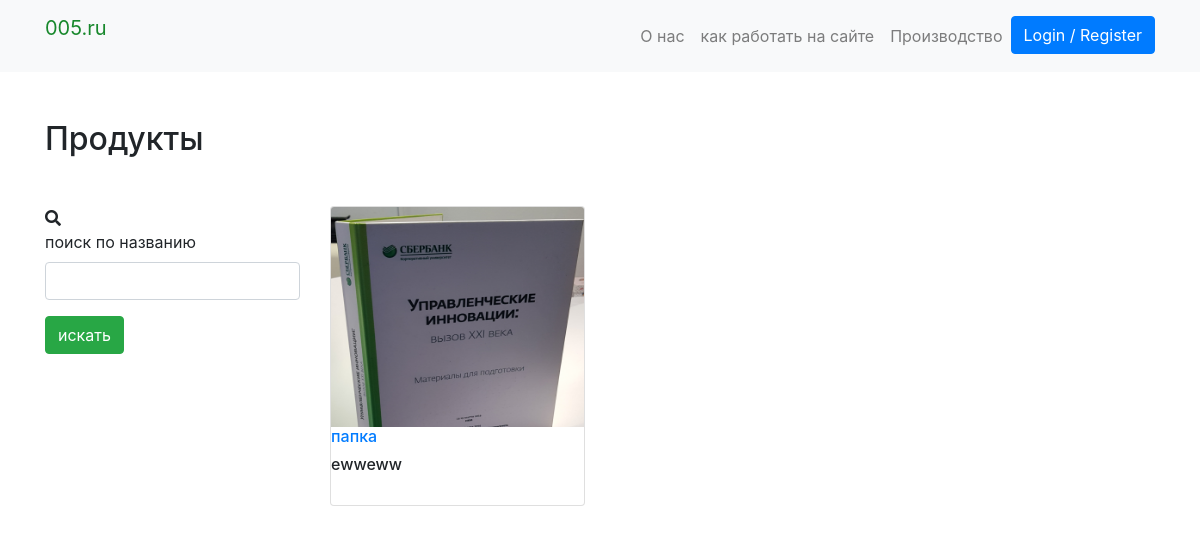
The page /products_by_category/3/ on the database as committed earlier.
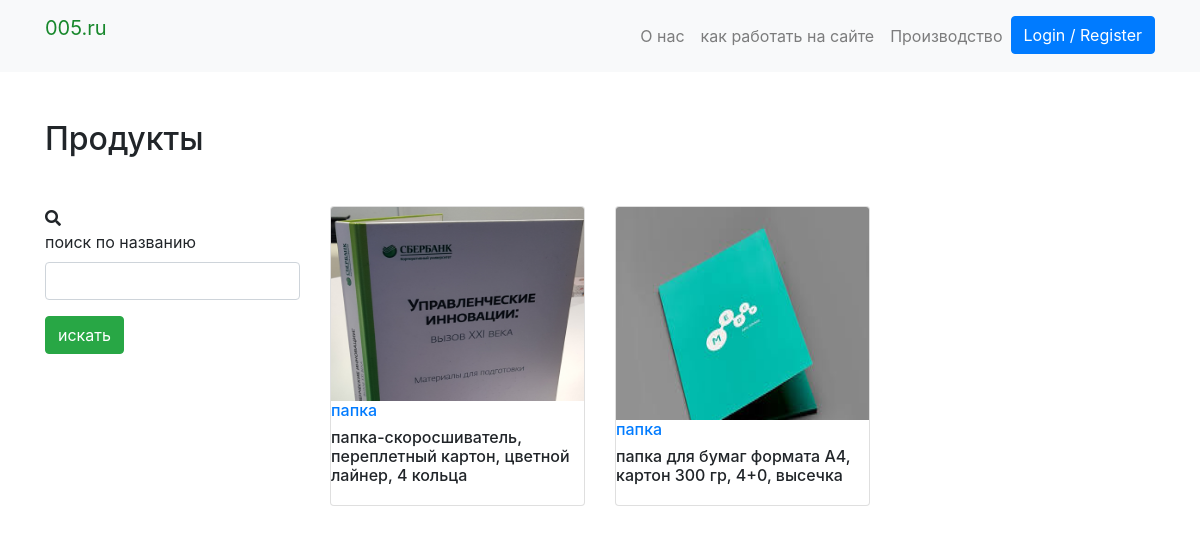
The same page on the database as committed later.
### products/models.py (models this page shows, shortened)
class  Product(PolymorphicModel):
    BOX_SIZES = (
                ('50х50х35', '50х50х35'),
                ('60х60х40', '60х60х40'),
                ('80х80х40', '80х80х40'),
                ('240х185х120', '240х185х120'),
                ('270х220х70', '270х220х70'),
                ('корешок 25-40 круглый механизм 7200', 'корешок 25-40 круглый механизм 7200'),
                ('корешок 45-65 д-образный механизм', 'корешок 45-65 д-образный механизм'),
                )
    mainimage = models.ImageField(upload_to='products/', blank=True, null=True)
    name = models.CharField(max_length=300, default = None, null=True)
    slug = models.SlugField(default = None, null=True)
    subcategory = models.ForeignKey(SubCategory, on_delete=models.CASCADE, default = None, null=True)
    category = models.ForeignKey(Category, on_delete=models.CASCADE, default = None, null=True)
    preview_text = models.TextField(max_length=50, verbose_name='Preview Text', blank=True, null=True)
    detail_text = models.TextField(max_length=1000, verbose_name='Detail Text', blank=True, null=True)
    price = models.FloatField(default = None, null=True)
    tirazh = models.IntegerField(null=False)
    t = models.IntegerField(null=True)
    k = models.FloatField(default = None, null=True)
    box_size = models.CharField(max_length=50)

class FolderType1(Product):
    def __init__(self, *args, **kwargs):
        super(FolderType1, self).__init__(*args, **kwargs)

class  Product(PolymorphicModel):
    BOX_SIZES = (
                ('50х50х35', '50х50х35'),
                ('60х60х40', '60х60х40'),
                ('80х80х40', '80х80х40'),
                ('240х185х120', '240х185х120'),
                ('270х220х70', '270х220х70'),
                ('корешок 25-40 круглый механизм 7200', 'корешок 25-40 круглый механизм 7200'),
                ('корешок 45-65 д-образный механизм', 'корешок 45-65 д-образный механизм'),
                )
    mainimage = models.ImageField(upload_to='products/', blank=True, null=True)
    name = models.CharField(max_length=300, default = None, null=True)
    slug = models.SlugField(default = None, null=True)
    subcategory = models.ForeignKey(SubCategory, on_delete=models.CASCADE, default = None, null=True)
    category = models.ForeignKey(Category, on_delete=models.CASCADE, default = None, null=True)
    preview_text = models.TextField(max_length=50, verbose_name='Preview Text', blank=True, null=True)
    detail_text = models.TextField(max_length=1000, verbose_name='Detail Text', blank=True, null=True)
    price = models.FloatField(default = None, null=True)
    tirazh = models.IntegerField(null=False)
    t = models.IntegerField(null=True)
    k = models.FloatField(default = None, null=True)
    box_size = models.CharField(max_length=50)

class FolderType2(Product):
    def __init__(self, *args, **kwargs):
        super(FolderType2, self).__init__(*args, **kwargs)

### products/views.py (the view)
# urls.py: path('products_by_category/<category>/', products_by_category, name='products_by_category'),
def products_by_category(request, category):
    print("category", category)
    product_list  = Product.objects.filter(category = category)
    product_filter = ProductFilter(request.GET, queryset=product_list)
    return render(request, 'products/category_products.html', {'filter': product_filter})

### products/templates/products/category_products.html (shortened to what this page needs)
{% extends 'products/base.html' %}
{% load crispy_forms_tags %}
{% block content %}
  <div class="container my-5">
  	<h2 class="my-5">Продукты</h2>
    <div class="row">
    <div class="col-md-3">
		<span class="icon"><i class="fa fa-search"></i></span>
			<form method="get">
				{{ filter.form| crispy }}
			<button type= "submit"
		class= "btn btn-success btn-buy">
		  искать
		</button>
		</div>
    <div class="col-md-9">
		<div class="row">
			{% for product in filter.qs %}
		  <div class="col-md-6 col-sm-12 col-lg-4">
			<figure class="card card-product">
				<div class="img-wrap">
					<img src="{{ product.mainimage.url }}" style="width: 100%; height: 250px;">
				</div>
				<figcaption class="info-wrap">
					<h6 class="title text-dots"><a href="/product/{{ product.slug }}">{{ product.name }}</a></h6>
					<h6 class="title text-dots">{{ product.preview_text }}</a></h6>
					<div class="action-wrap">
					</div>
				</figcaption>
			</figure>
		</div>
      {% endfor %}
		</div>
	</div>
  </div>
  </div>
{% endblock %}

Rows that differ between the two databases and show on the page:
changed through a linked row, FolderType1 "папка": preview_text "ewweww" → "папка-скоросшиватель, переплетный картон, цветной лайнер, 4 кольца"
added FolderType2: mainimage (picture), name "папка", preview_text "папка для бумаг формата А4, картон 300 гр, 4+0, высечка"
